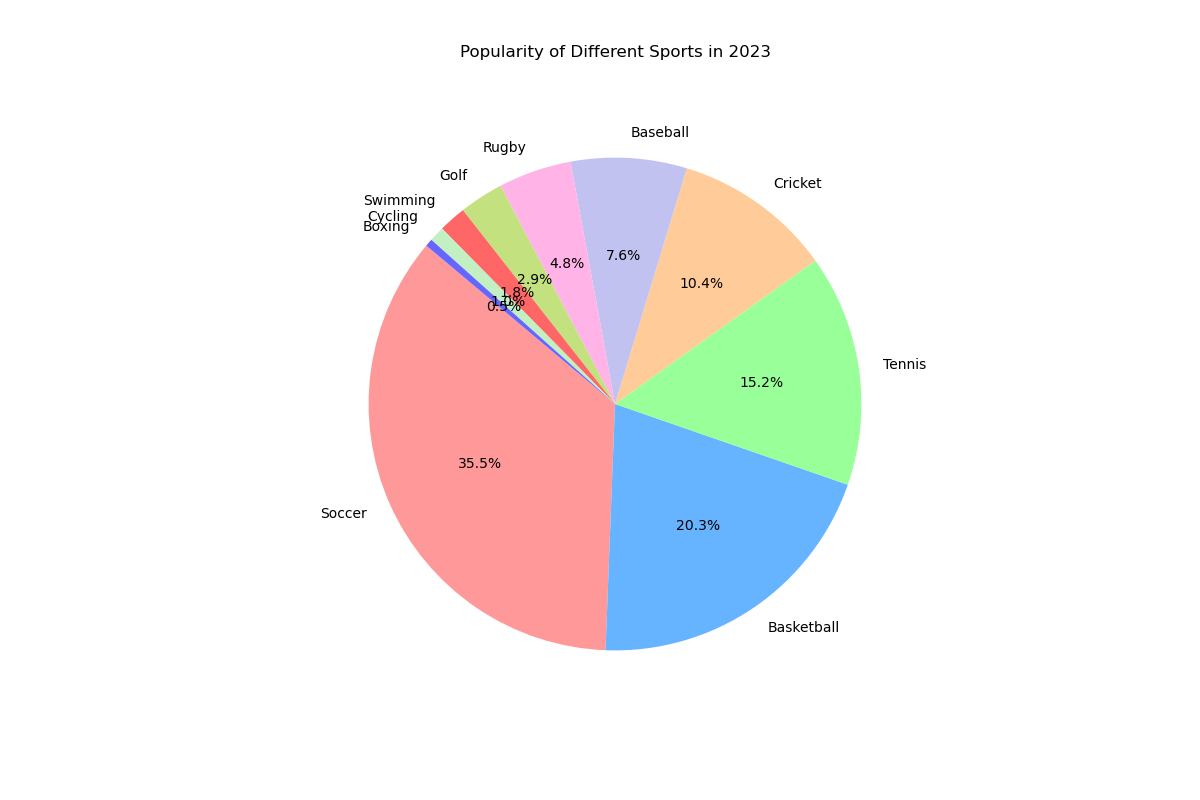

Source code (Python):

import matplotlib.pyplot as plt

# Data points
sports = [
    'Soccer', 'Basketball', 'Tennis', 'Cricket', 'Baseball', 
    'Rugby', 'Golf', 'Swimming', 'Cycling', 'Boxing'
]

popularity = [
    35.5, 20.3, 15.2, 10.4, 7.6, 
    4.8, 2.9, 1.8, 1.0, 0.5
]

# Colors for each section
colors = [
    '#ff9999', '#66b3ff', '#99ff99', '#ffcc99', '#c2c2f0',
    '#ffb3e6', '#c4e17f', '#ff6666', '#c2f0c2', '#6666ff'
]

# Resize the chart
plt.figure(figsize=(12, 8))

# Create the pie chart
plt.pie(popularity, labels=sports, colors=colors, autopct='%1.1f%%', startangle=140)

# Set the title
plt.title('Popularity of Different Sports in 2023', y=1.05)

# Display the chart
plt.show()
